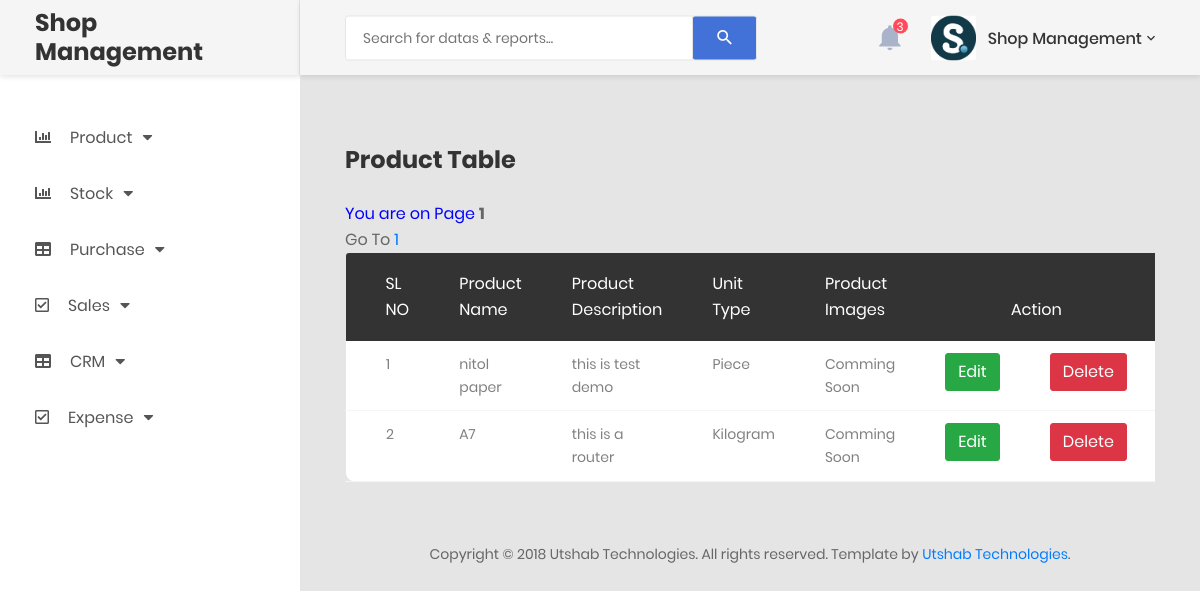
/view_product.php (signed in), run on an earlier commit of the app's database.
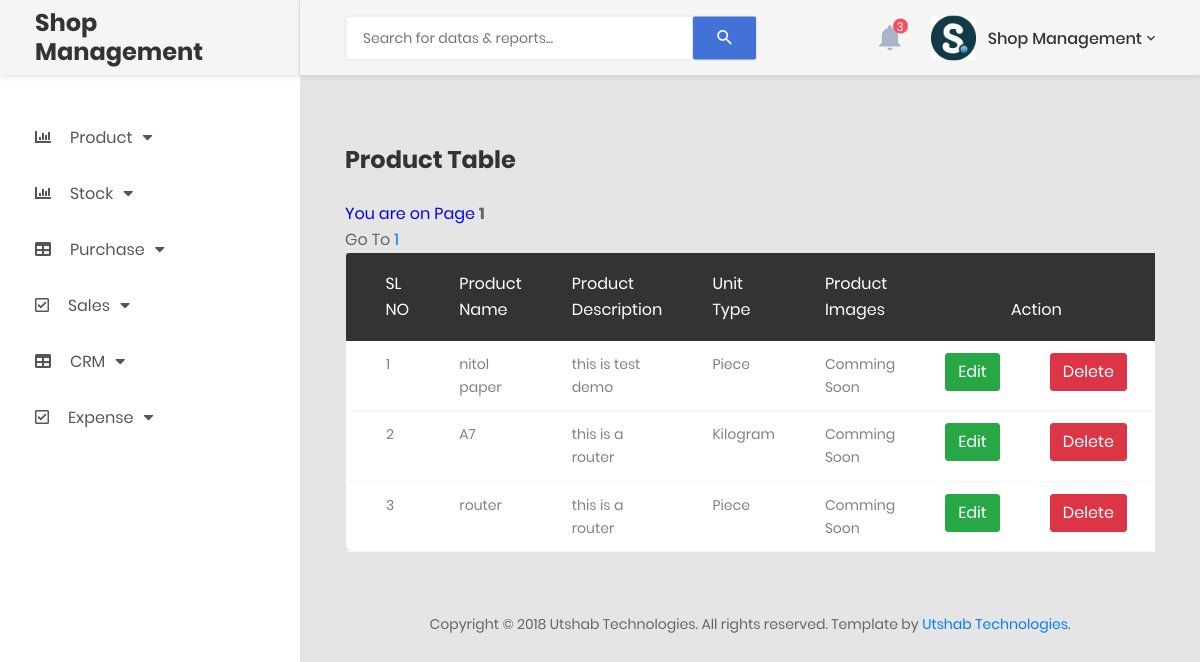
And on a later commit of the database.
### tables this page shows
CREATE TABLE `product` (
  `id` int(11) NOT NULL,
  `product_name` text NOT NULL,
  `product_description` varchar(200) NOT NULL,
  `unit_type` varchar(11) NOT NULL,
  `product_image` varchar(200) NOT NULL,
  `total_qty` varchar(200) NOT NULL
);

### view_product.php (the view, shortened to what this page needs)
<?php require 'include/header.php' ?>
            <div class="main-content">
                <div class="section__content section__content--p30">
                    <div class="container-fluid">
                            <div class="row m-t-30">
                            <div class="col-md-12">
                                <div class="table-responsive m-b-40">
                                    <table class="table table-borderless table-data3">
                                        <h3>Product Table</h3>
                                        <br>
                                        <thead>
                                            <tr>
                                                <th>SL NO</th>
                                                <th>Product Name</th>
                                                <th>Product Description</th>
                                                <th>Unit Type</th>
                                                <th>Product Images</th>
                                                <th colspan="2" style="text-align: center;">Action</th>
                                            </tr>
                                        </thead>
                                        <tbody>
                                             <?php
                                                $counter=0;
                                                $result_per_page=5;
                                                $query="select * from product";
                                                $query_run=mysqli_query($connect, $query);
                                                $number_of_result=mysqli_num_rows($query_run);
                                                $number_of_page=ceil($number_of_result/$result_per_page);
                                                if(!isset($_GET['page'])){
                                                    $page=1;
                                                }else{
                                                    $page=$_GET['page'];
                                                }
                                                echo '<span style="color:blue">You are on Page </span><b>'. $page.'</b><br>';
                                                $starting_limit_num=($page-1)*$result_per_page;
                                                $query="select * from product limit " .$starting_limit_num.",".$result_per_page;
                                                $query_run=mysqli_query($connect , $query);
                                                for($page=1;$page<=$number_of_page;$page++){
                                                echo 'Go To <a href="view_product.php?page=' .$page.' ">'. $page . '</a> ';
                                                 }
                                                while($row=mysqli_fetch_array($query_run)){
                                                    $counter++;
                                                ?>
                                            <tr>
                                                <td><?php echo $counter; ?></td>
                                                <td><?php echo $row['product_name']; ?></td>
                                                <td><?php echo $row['product_description']; ?></td>
                                                <td><?php echo $row['unit_type']; ?></td>
                                                <td><?php echo $row['product_image']; ?></td>
                                                <td><a href="inc.process/edit_product_process.php?id=<?php echo $row['id']; ?>"><button type="button" class="btn btn-success">Edit</button></a></td>
                                                <td ><a  class="btn btn-danger" href="inc.process/delete_product.php?id=<?php echo $row['id']; ?>"  >Delete</a></td>
                                            <?php
                                            } ?>
                                            </tr>
                                        </tbody>
                                    </table>
                                </div>
                            </div>
                        </div>
                        <div class="row">
                            <div class="col-md-12">
                                <div class="copyright">
                                    <p>Copyright © 2018 Utshab Technologies. All rights reserved. Template by <a href="https://colorlib.com">Utshab Technologies</a>.</p>
                                </div>
                            </div>
                        </div>
                    </div>
                </div>
            </div>
    <?php require 'include/footer.php' ?>

What changed in the data, as far as the page shows it:
added product: product_name "router", product_description "this is a router", unit_type "Piece", product_image "Comming Soon"
